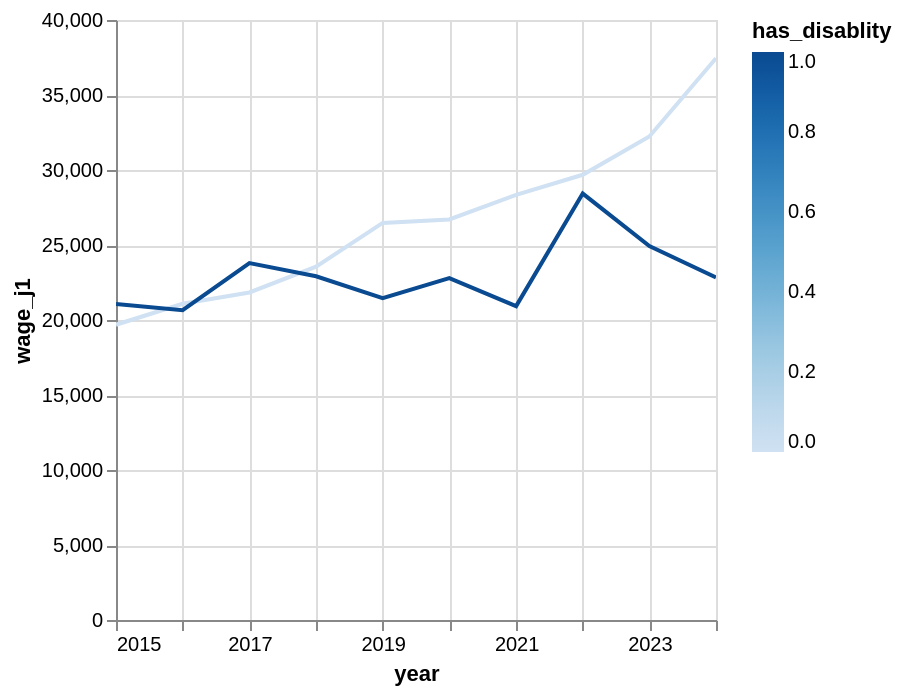

Notebook cell for this chart:
### Code cell
visualize('wage_j1')

### Figure 1 — Vega-Lite specification as saved in the notebook (floating-point values rounded to 4 significant figures)
{"config": {"view": {"continuousWidth": 300, "continuousHeight": 300}}, "data": {"name": "data-ece244992820676960b043d80c991743"}, "mark": {"type": "line", "tooltip": true}, "encoding": {"color": {"field": "has_disablity", "type": "quantitative"}, "x": {"field": "year", "type": "temporal"}, "y": {"field": "wage_j1", "type": "quantitative"}}, "params": [{"name": "param_1e9efca18e7a2868", "select": {"type": "interval", "encodings": ["x", "y"]}, "bind": "scales"}], "$schema": "https://vega.github.io/schema/vega-lite/v6.1.0.json", "datasets": {"data-ece244992820676960b043d80c991743": [{"year": "2018-01-01T00:00:00", "has_disablity": 0, "wage_j1": 23560.0}, {"year": "2021-01-01T00:00:00", "has_disablity": 0, "wage_j1": 28340.0}, {"year": "2023-01-01T00:00:00", "has_disablity": 0, "wage_j1": 32240.0}, {"year": "2024-01-01T00:00:00", "has_disablity": 0, "wage_j1": 37450.0}, {"year": "2016-01-01T00:00:00", "has_disablity": 1, "wage_j1": 20650.0}, {"year": "2015-01-01T00:00:00", "has_disablity": 1, "wage_j1": 21070.0}, {"year": "2018-01-01T00:00:00", "has_disablity": 1, "wage_j1": 22920.0}, {"year": "2015-01-01T00:00:00", "has_disablity": 0, "wage_j1": 19690.0}, {"year": "2022-01-01T00:00:00", "has_disablity": 0, "wage_j1": 29680.0}, {"year": "2017-01-01T00:00:00", "has_disablity": 1, "wage_j1": 23790.0}, {"year": "2022-01-01T00:00:00", "has_disablity": 1, "wage_j1": 28430.0}, {"year": "2024-01-01T00:00:00", "has_disablity": 1, "wage_j1": 22840.0}, {"year": "2019-01-01T00:00:00", "has_disablity": 1, "wage_j1": 21450.0}, {"year": "2023-01-01T00:00:00", "has_disablity": 1, "wage_j1": 24930.0}, {"year": "2020-01-01T00:00:00", "has_disablity": 0, "wage_j1": 26700.0}, {"year": "2016-01-01T00:00:00", "has_disablity": 0, "wage_j1": 21080.0}, {"year": "2017-01-01T00:00:00", "has_disablity": 0, "wage_j1": 21840.0}, {"year": "2019-01-01T00:00:00", "has_disablity": 0, "wage_j1": 26470.0}, {"year": "2020-01-01T00:00:00", "has_disablity": 1, "wage_j1": 22800.0}, {"year": "2021-01-01T00:00:00", "has_disablity": 1, "wage_j1": 20920.0}]}}
